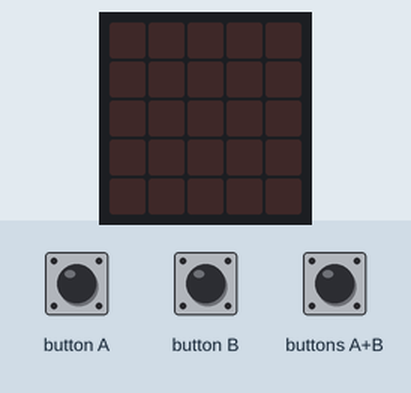
A program run on a simulated BBC micro:bit (MakeCode). On the bench: the board's 5×5 LED display. Inputs (shaded band) come from the test bench.

Above: at 1.2 s.
1.3 s: button A pressed for 0.15 s
At 2.6 s:
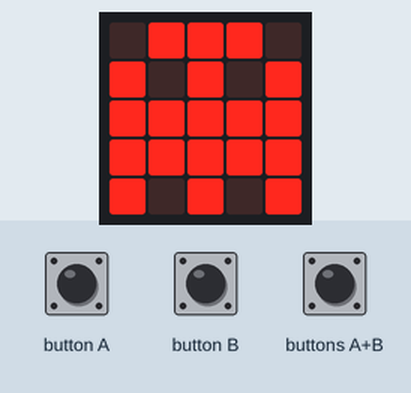
2.9 s: button B pressed for 0.15 s
At 3.9 s:
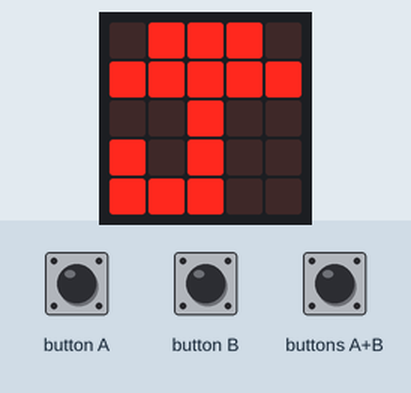
4.5 s: buttons A+B pressed for 0.15 s
At 5.1 s:
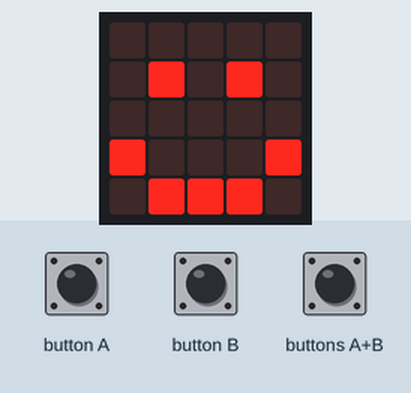
Timing chart, 0 to 7.5 s (numbered marks = the images above; inputs shaded):
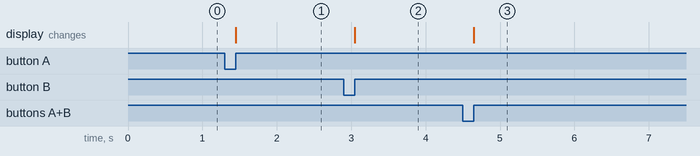

Measured:
- after the input at 1.3 s, the display: changes after 0.15 s (image 1)
- after the input at 2.9 s, the display: changes after 0.15 s (image 2)
- after the input at 4.5 s, the display: changes after 0.15 s (image 3)

The program:

main.ts
```typescript
input.onButtonPressed(Button.A, function () {
    basic.showIcon(IconNames.Ghost)
})
input.onButtonPressed(Button.AB, function () {
    basic.showIcon(IconNames.Happy)
})
input.onButtonPressed(Button.B, function () {
    basic.showIcon(IconNames.Umbrella)
})
basic.forever(function () {

})
```

test.ts
```typescript
// aquí va el archivo "tests"; esto no se compilará cuando este paquete se utilice como una extensión.
```
